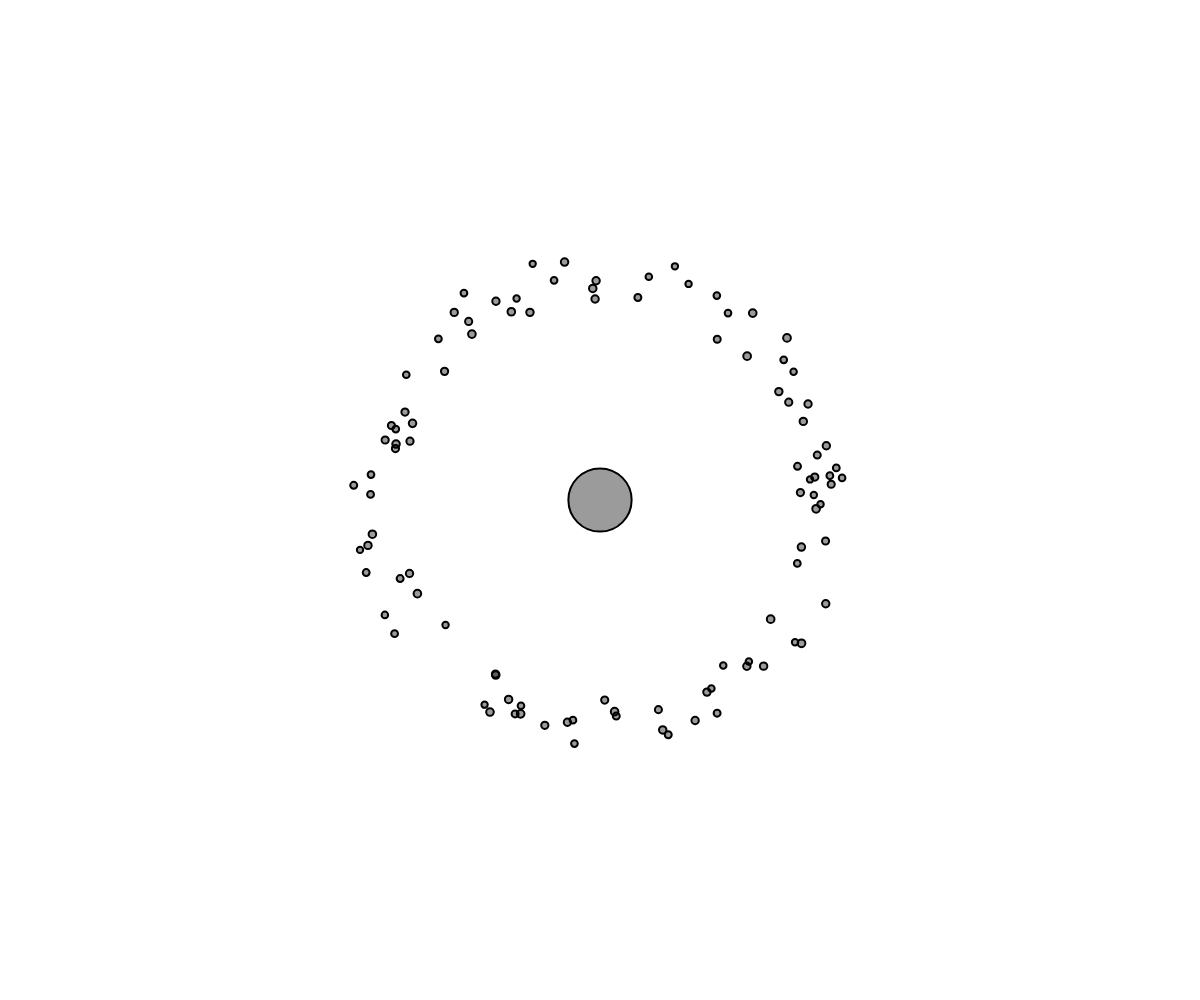
Frame 1 (no input)
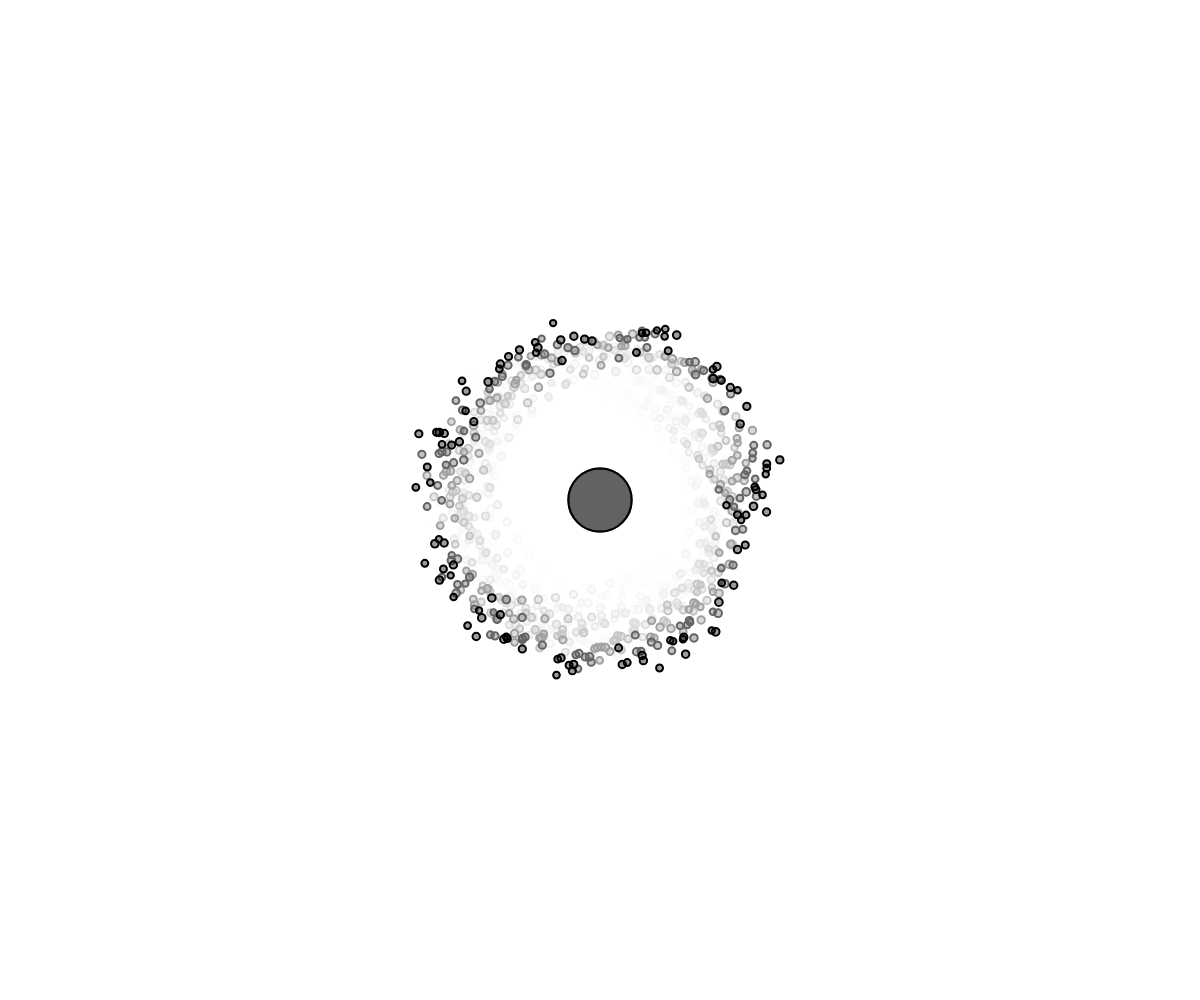
Frame 60 (no input)
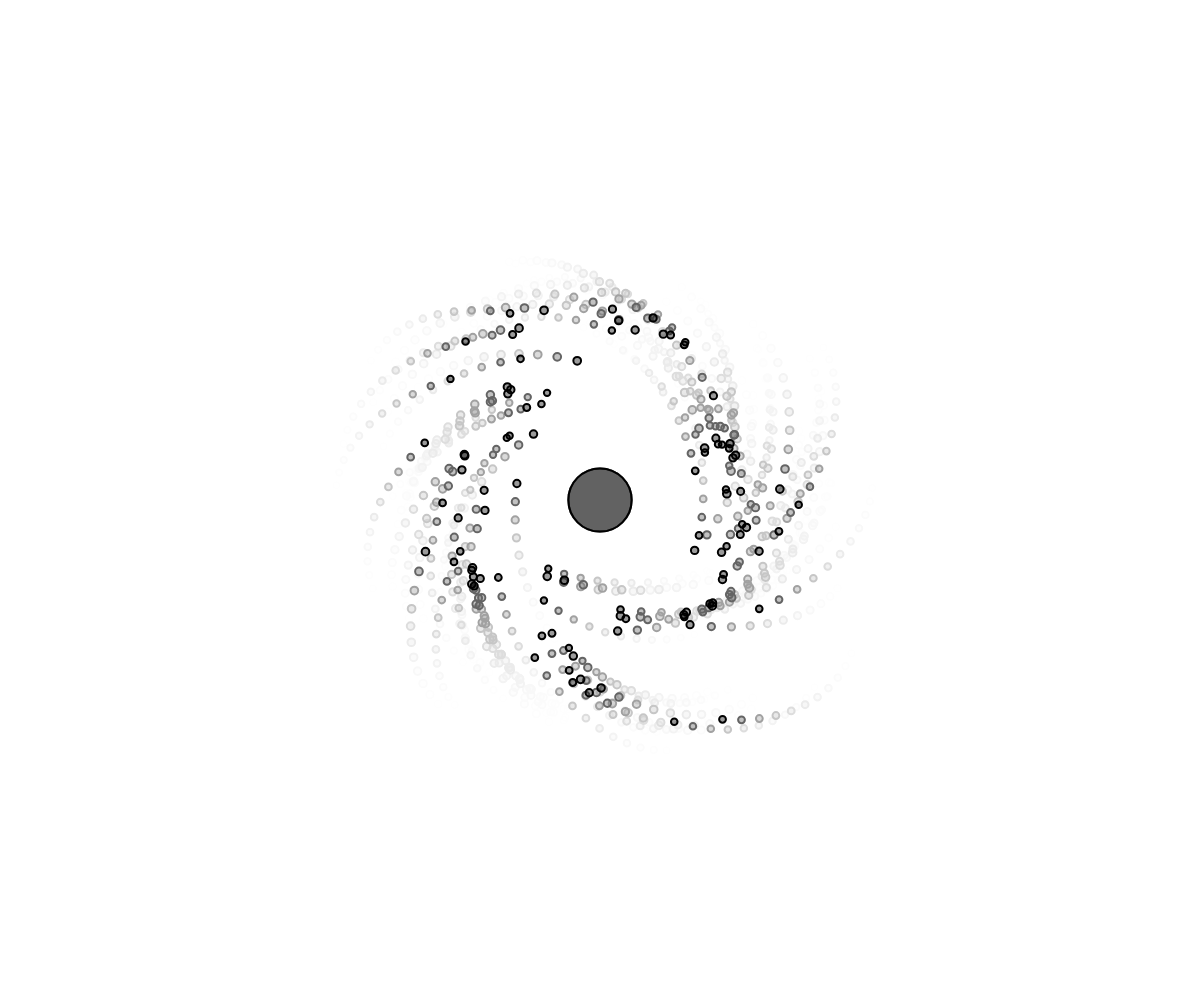
Frame 120 (the mouse pressed at the canvas centre since frame 60)

The p5.js sketch that drew these frames (run headless with seeded random() and noise() and a simulated clock; from frame 60 on, the mouse is pressed at the canvas centre):

// p5.js sketch
// ── sketch.js
// Mutual Attract// The Nature of Code
// https://thecodingtrain.com/tracks/the-nature-of-code-2/noc/2-forces/6-mutual-attraction

let movers = [];
let sun;

function setup() {
  createCanvas(windowWidth, windowHeight);
  for (let i = 0; i < 100; i++) {
    let pos = p5.Vector.random2D();
    let vel = pos.copy();
    vel.setMag(random(10, 15));
    pos.setMag(random(200, 250));
    vel.rotate(PI / 2);
    let m = random(10, 15);
    movers[i] = new Mover(pos.x, pos.y, vel.x, vel.y, m);
  }
  sun = new Mover(0, 0, 0, 0, 1000);
  background(255);
}

function draw() {
  background(255, 100);
  translate(width / 2, height / 2);

  for (let mover of movers) {
    sun.attract(mover);
    for (let other of movers) {
      if (mover !== other) {
        mover.attract(other);
        // stroke(255);
        //line(mover.pos.x, mover.pos.y, other.pos.x, other.pos.y);
      }
    }
  }

  for (let mover of movers) {
    mover.update();
    mover.show();
  }
  sun.show();
}

// ── mover.js
class Mover {
  constructor(x, y, vx, vy, m) {
    this.pos = createVector(x, y);
    this.vel = createVector(vx, vy);
    this.acc = createVector(0, 0);
    this.mass = m;
    this.r = sqrt(this.mass) * 1;
  }

  applyForce(force) {
    let f = p5.Vector.div(force, this.mass);
    this.acc.add(f);
  }

  attract(mover) {
    let force = p5.Vector.sub(this.pos, mover.pos);
    let distanceSq = constrain(force.magSq(), 100, 1000);
    let G = 1;
    let strength = (G * (this.mass * mover.mass)) / distanceSq;
    force.setMag(strength);
    mover.applyForce(force);
  }

  update() {
    this.vel.add(this.acc);
    this.pos.add(this.vel);
    this.acc.set(0, 0);
  }

  show() {
    stroke(0);
    strokeWeight(2);
    fill(0, 100);
    ellipse(this.pos.x, this.pos.y, this.r * 2);
  }
}
